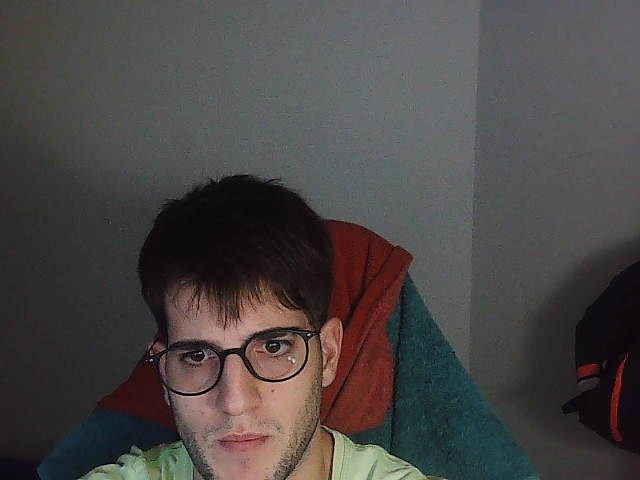
#> input picture StereoVisionDepthEstimation/left_image.jpg, 640 x 480 px, given in place of the camera
$ python main.py
#> lines starting #> are read from the running program, lines starting #| are printed output that depends on the picture; after the words box and inside, x2 and y2 are one past the last pixel; in counts of white or black regions, pixels touching at a corner belong together; long printed decimals are rounded
### StereoVisionDepthEstimation/humanContour/HSV_filter.py
import sys
import cv2
import numpy as np
import time

def add_HSV_filter(frame, camera):
    # Blurring the frame
    blur = cv2.GaussianBlur(frame, (5, 5), 0)

    # Converting RGB to HSV
    hsv = cv2.cvtColor(blur, cv2.COLOR_BGR2HSV)

    # Set color range for human detection based on camera number
    if camera == 1:
        lower_color = np.array([0, 0, 0])
        upper_color = np.array([30, 255, 255])
    else:
        lower_color = np.array([0, 0, 0])
        upper_color = np.array([30, 255, 255])

    # HSV-filter mask
    mask = cv2.inRange(hsv, lower_color, upper_color)

    # Morphological Operation - Opening - Erode followed by Dilate - Remove noise
    mask = cv2.erode(mask, None, iterations=2)
    mask = cv2.dilate(mask, None, iterations=2)

    return mask

### StereoVisionDepthEstimation/humanContour/human_contour.py
import sys
import cv2
import numpy as np
import time
import imutils

def find_person(frame, mask):

    contours, _ = cv2.findContours(mask.copy(), cv2.RETR_EXTERNAL, cv2.CHAIN_APPROX_SIMPLE)
    center = None

    # Only proceed if at least one contour was found
    if len(contours) > 0:
        # Find the largest contour in the mask, then use
        # it to compute the minimum enclosing rectangle and
        # centroid
        c = max(contours, key=cv2.contourArea)
        x,y,w,h = cv2.boundingRect(c)
        M = cv2.moments(c)       #Finds center point
        center = (int(M["m10"] / M["m00"]), int(M["m01"] / M["m00"]))

        # Only proceed if the width and height are greater than a minimum value
        if w > 50 and h > 50:
            # Draw the rectangle and centroid on the frame,
            # then update the list of tracked points
            cv2.rectangle(frame, (x, y), (x + w, y + h), (0, 255, 255), 2)
            cv2.circle(frame, center, 5, (0, 0, 0), -1)

    return center

### StereoVisionDepthEstimation/humanContour/triangulation2.py
import numpy as np
import cv2

def find_depth(right_point, left_point, frame_right, frame_left, baseline, f, alpha):
    # Convert baseline from mm to cm
    baseline_cm = baseline / 10

    # Convert focal length from mm to cm
    f_cm = f / 10

    # Detect keypoints and extract descriptors using SIFT
    sift = cv2.SIFT_create()
    kp1, des1 = sift.detectAndCompute(frame_right, None)
    kp2, des2 = sift.detectAndCompute(frame_left, None)

    # Match keypoints using FLANN matcher
    FLANN_INDEX_KDTREE = 1
    index_params = dict(algorithm=FLANN_INDEX_KDTREE, trees=5)
    search_params = dict()
    flann = cv2.FlannBasedMatcher(index_params, search_params)
    matches = flann.knnMatch(des1, des2, k=2)

    # Apply Lowe's ratio test to filter matches
    good_matches = []
    for m, n in matches:
        if m.distance < 0.7 * n.distance:
            good_matches.append(m)

    # Extract matched keypoints
    points1 = np.float32([kp1[m.queryIdx].pt for m in good_matches]).reshape(-1, 1, 2)
    points2 = np.float32([kp2[m.trainIdx].pt for m in good_matches]).reshape(-1, 1, 2)

    # Find essential matrix using RANSAC algorithm
    E, mask = cv2.findEssentialMat(points1, points2, f_cm, (0, 0), cv2.RANSAC, 0.999, 1.0)

    # Recover relative camera pose from essential matrix
    _, R, t, mask = cv2.recoverPose(E, points1, points2, focal=f_cm, pp=(0, 0))

    # Calculate disparity in pixels
    dist = np.linalg.norm(t)
    disparity = abs(right_point[0] - left_point[0])

    pixel_per_cm = frame_right.shape[1] / 2.54

    # Calculate depth in cm
    zDepth = (f_cm * baseline_cm * pixel_per_cm) / (disparity + alpha)

    return zDepth


# [58 lines of commented-out code are left out]

### StereoVisionDepthEstimation/humanContour/main.py
import sys
import cv2
import numpy as np
import time
import imutils
from matplotlib import pyplot as plt

# Functions
import HSV_filter as hsv
import human_contour as shape
import triangulation2 as tri
#import calibration as calib


# Open both cameras
cap_right = cv2.VideoCapture(0)
cap_left =  cv2.VideoCapture(1)

frame_rate = 120    #Camera frame rate (maximum at 120 fps)

B = 9               #Distance between the cameras [cm]
f = 6               #Camera lense's focal length [mm]
alpha = 56.6        #Camera field of view in the horisontal plane [degrees]


#Initial values
count = -1


while(True):
    count += 1

    ret_right, frame_right = cap_right.read()
#> frame_right is the input picture: shape (480, 640, 3); mean B, G, R 69.9, 70.2, 74.5
    ret_left, frame_left = cap_left.read()

################## CALIBRATION #########################################################

    #frame_right, frame_left = calib.undistorted(frame_right, frame_left)

########################################################################################

    # If cannot catch any frame, break
    if ret_right==False or ret_left==False:
        break

    else:
        # APPLYING HSV-FILTER:
        mask_right = hsv.add_HSV_filter(frame_right, 1)
#> in add_HSV_filter, `hsv = cv2.cvtColor(blur, cv2.COLOR_BGR2HSV)`: hsv: shape (480, 640, 3); mean H, S, V 89.1, 42.1, 78.3
#> in add_HSV_filter, `mask = cv2.inRange(hsv, lower_color, upper_color)`:
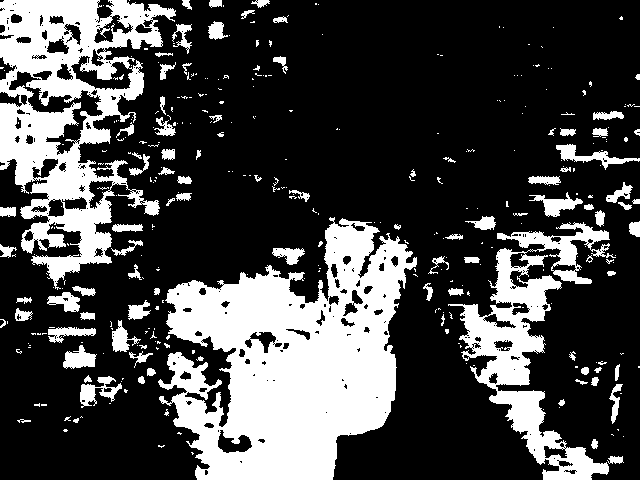
#> mask: shape (480, 640); 27.7% white; 352 white regions (258 under 20 px), largest, box (x1, y1, x2, y2) and area: (158, 217, 417, 480) 39284, (0, 0, 176, 290) 22092, (448, 222, 616, 480) 12054
#> in add_HSV_filter, `mask = cv2.erode(mask, None, iterations=2)`:
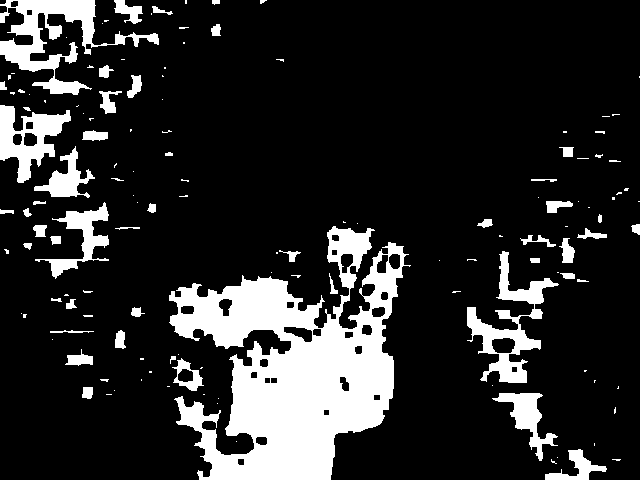
#> mask: shape (480, 640); 16.5% white; 137 white regions (85 under 20 px), largest, box (x1, y1, x2, y2) and area: (169, 226, 411, 480) 30295, (0, 0, 159, 95) 4547, (467, 251, 559, 383) 3381
#> in add_HSV_filter, `mask = cv2.dilate(mask, None, iterations=2)`:
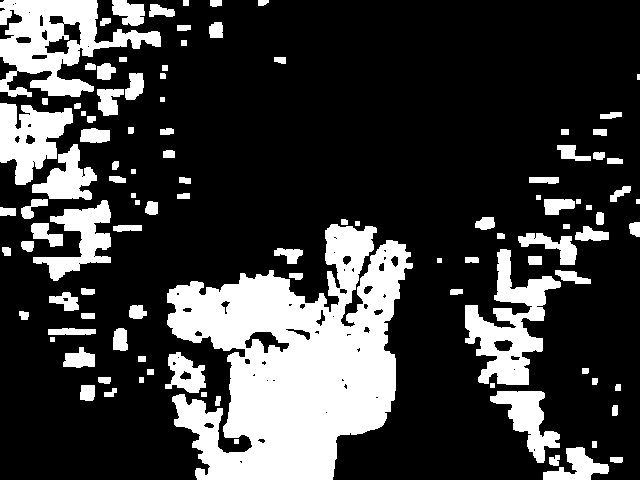
#> mask: shape (480, 640); 24.1% white; 105 white regions (1 under 20 px)
        mask_left = hsv.add_HSV_filter(frame_left, 0)

        # Result-frames after applying HSV-filter mask
        res_right = cv2.bitwise_and(frame_right, frame_right, mask=mask_right)
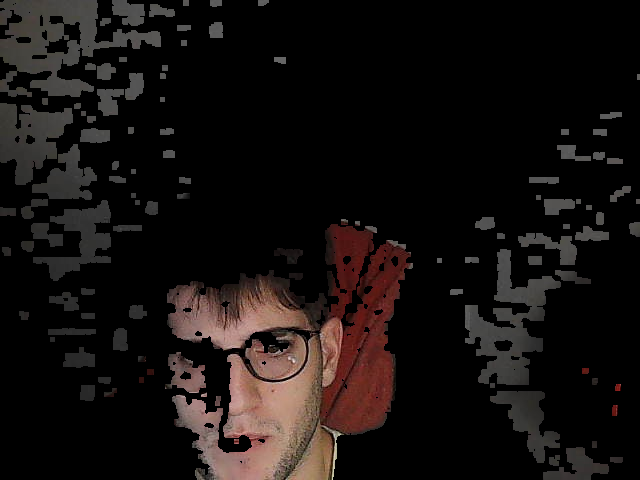
#> res_right: shape (480, 640, 3); mean B, G, R 16, 17.3, 22.3
        res_left = cv2.bitwise_and(frame_left, frame_left, mask=mask_left)

        # APPLYING SHAPE RECOGNITION:
        circles_right = shape.find_person(frame_right, mask_right)
#> in find_person, `contours, _ = cv2.findContours(mask.copy(), cv2.RETR_EXTERNAL, cv2.CHA..`: contours = 105 contours, 14 with area under 20; largest, box (x1, y1, x2, y2) and area: (167, 224, 413, 480) 37044, (0, 0, 161, 97) 7640, (465, 249, 561, 385) 5186, (0, 103, 73, 185) 3432, (33, 200, 111, 281) 2372
#> in find_person, `c = max(contours, key=cv2.contourArea)`: c = contour of 674 points, box (x1, y1, x2, y2) (167, 224, 413, 480), area 37044
#> in find_person, `x,y,w,h = cv2.boundingRect(c)`: x = 167; y = 224; w = 246; h = 256
#> in find_person, `M = cv2.moments(c)`: M = moments, m00 37044, centre m10/m00, m01/m00 = (294.8, 362.3)
#> in find_person, `center = (int(M["m10"] / M["m00"]), int(M["m01"] / M["m00"]))`: center = (294, 362)
#> in find_person, `cv2.circle(frame, center, 5, (0, 0, 0), -1)`:
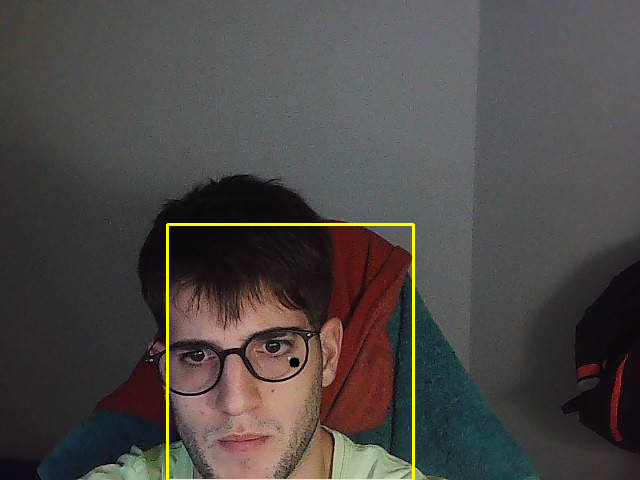
#> frame: shape (480, 640, 3); mean B, G, R 69.4, 71.8, 76
#> circles_right = (294, 362)
        circles_left  = shape.find_person(frame_left, mask_left)
#> circles_left = (294, 362)

        # Hough Transforms can be used aswell or some neural network to do object detection


        ################## CALCULATING BALL DEPTH #########################################################

        # If no ball can be caught in one camera show text "TRACKING LOST"
        if np.all(circles_right) == None or np.all(circles_left) == None:
            cv2.putText(frame_right, "TRACKING LOST", (75,50), cv2.FONT_HERSHEY_SIMPLEX, 0.7, (0,0,255),2)
            cv2.putText(frame_left, "TRACKING LOST", (75,50), cv2.FONT_HERSHEY_SIMPLEX, 0.7, (0,0,255),2)

        else:
            # Function to calculate depth of object. Outputs vector of all depths in case of several balls.
            # All formulas used to find depth is in video presentaion
            depth = tri.find_depth(circles_right, circles_left, frame_right, frame_left, B, f, alpha)
#> in find_depth, `kp1, des1 = sift.detectAndCompute(frame_right, None)`: kp1 = 292 keypoints; strongest (x, y, size): (168, 225, 3.1), (151, 360, 1.8), (294, 362, 6.1), (289, 358, 1.8)
#> in find_depth, `kp2, des2 = sift.detectAndCompute(frame_left, None)`: kp2 has the same summary as kp1
#> in find_depth, `matches = flann.knnMatch(des1, des2, k=2)`: matches = 292 matches
#> in find_depth, `points1 = np.float32([kp1[m.queryIdx].pt for m in good_matches]).resha..`: points1 = 292 rows, first 8: [79.3, 477], [84.71, 472.1], [97, 471.4], [112.5, 458.5], [121.4, 464.4], [122.6, 460.8], [123.1, 457.8], [125.7, 457.8]
#> in find_depth, `points2 = np.float32([kp2[m.trainIdx].pt for m in good_matches]).resha..`: points2 has the same summary as points1
#> in find_depth, `E, mask = cv2.findEssentialMat(points1, points2, f_cm, (0, 0), cv2.RAN..`: E = [[1.86e-17, -0.408, -0.408], [0.408, 7.85e-19, -0.408], [0.408, 0.408, 9.09e-18]]; mask = 292 values from 1 to 1
#> in find_depth, `_, R, t, mask = cv2.recoverPose(E, points1, points2, focal=f_cm, pp=(0..`: R = [[-0.333, -0.667, 0.667], [-0.667, -0.333, -0.667], [0.667, -0.667, -0.333]]; t = [0.577, -0.577, 0.577]; mask = 292 values from 0 to 0
#> in find_depth, `dist = np.linalg.norm(t)`: dist = 1
#> in find_depth, `disparity = abs(right_point[0] - left_point[0])`: disparity = 0
#> in find_depth, `zDepth = (f_cm * baseline_cm * pixel_per_cm) / (disparity + alpha)`: zDepth = 2.4
#> depth = 2.4

            cv2.putText(frame_right, "TRACKING", (75,50), cv2.FONT_HERSHEY_SIMPLEX, 0.7, (124,252,0),2)
            cv2.putText(frame_left, "TRACKING", (75,50), cv2.FONT_HERSHEY_SIMPLEX, 0.7, (124,252,0),2)
            cv2.putText(frame_right, "Distance: " + str(round(depth,3)), (200,50), cv2.FONT_HERSHEY_SIMPLEX, 0.7, (124,252,0),2)
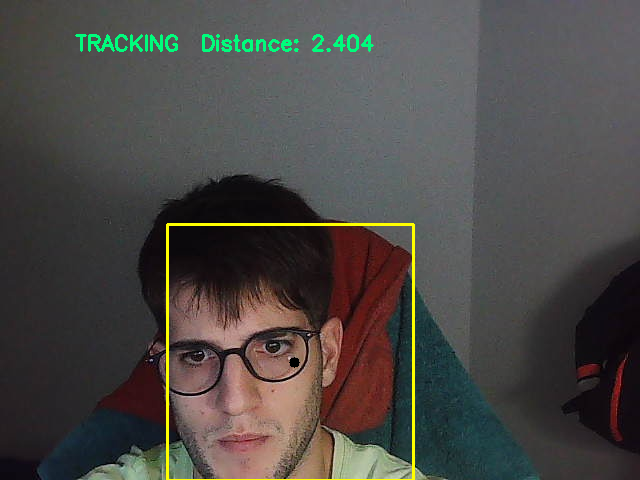
#> frame_right: shape (480, 640, 3); mean B, G, R 69.6, 72.8, 75.4
            cv2.putText(frame_left, "Distance: " + str(round(depth,3)), (200,50), cv2.FONT_HERSHEY_SIMPLEX, 0.7, (124,252,0),2)
            # Multiply computer value with 205.8 to get real-life depth in [cm]. The factor was found manually.
            print("Depth: ", depth)
#| Depth:  2.404


        # Show the frames
        cv2.imshow("frame right", frame_right)
        cv2.imshow("frame left", frame_left)
        cv2.imshow("mask right", mask_right)
        cv2.imshow("mask left", mask_left)


        # Hit "q" to close the window
        if cv2.waitKey(1) & 0xFF == ord('q'):
#> (key q is pressed here)
            break


# Release and destroy all windows before termination
cap_right.release()
cap_left.release()

cv2.destroyAllWindows()

$ run again, on StereoVisionDepthEstimation/right_image.jpg
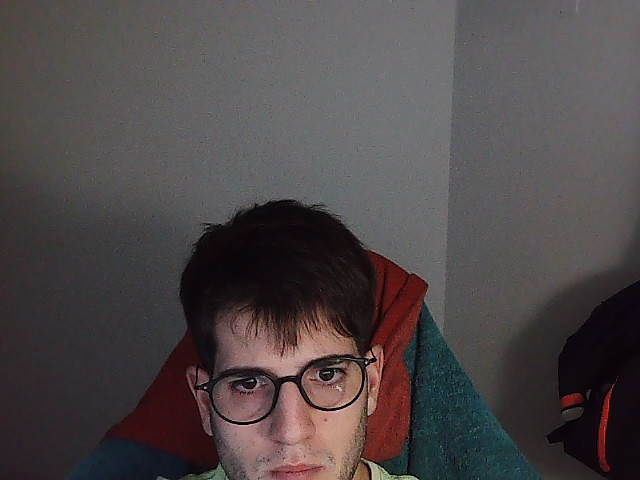
#> input picture StereoVisionDepthEstimation/right_image.jpg, 640 x 480 px, given in place of the camera
#> frame_right is the input picture: shape (480, 640, 3); mean B, G, R 72.2, 71.5, 77.9
#> hsv: shape (480, 640, 3); mean H, S, V 97.2, 40.9, 79.8
#> in add_HSV_filter, `mask = cv2.inRange(hsv, lower_color, upper_color)`:
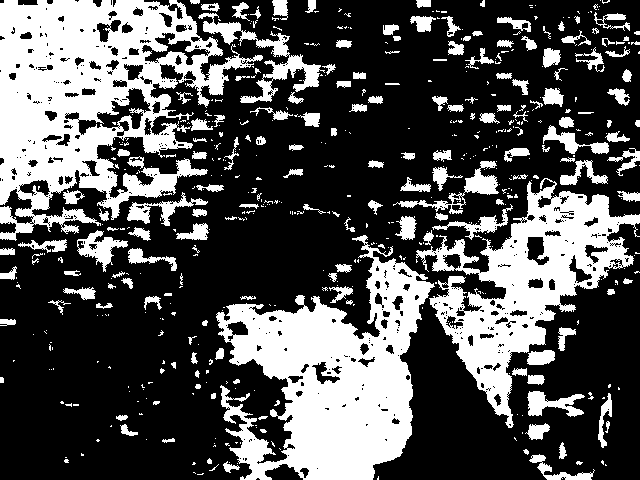
#> mask: shape (480, 640); 32.4% white; 530 white regions (362 under 20 px), largest, box (x1, y1, x2, y2) and area: (0, 0, 263, 241) 30675, (216, 235, 435, 480) 26575, (416, 178, 640, 428) 17904
#> contours = 176 contours, 15 with area under 20; largest, box (x1, y1, x2, y2) and area: (0, 0, 223, 205) 24340, (229, 257, 431, 480) 23626, (445, 193, 640, 415) 14984, (104, 168, 177, 218) 1080, (234, 424, 279, 480) 1018
#> c = contour of 627 points, box (x1, y1, x2, y2) (0, 0, 223, 205), area 24340
#> x = 0; w = 223; h = 205
#> M = moments, m00 24340, centre m10/m00, m01/m00 = (74.82, 83.02)
#> center = (74, 83)
#> kp1 = 242 keypoints; strongest (x, y, size): (346, 405, 2.2), (350, 404, 2.1), (374, 360, 3.5), (223, 205, 3.1)
#> kp2 has the same summary as kp1
#> matches = 242 matches
#> points1 = 242 rows, first 8: [74.28, 83.25], [74.28, 83.25], [74.28, 83.25], [74.28, 83.25], [74.28, 83.25], [74.28, 83.25], [185.9, 378.6], [187.4, 375.4]
#> points2 has the same summary as points1
#> in find_depth, `E, mask = cv2.findEssentialMat(points1, points2, f_cm, (0, 0), cv2.RAN..`: E = [[1.94e-17, -0.408, -0.408], [0.408, 2.07e-17, -0.408], [0.408, 0.408, -3.73e-17]]; mask = 242 values from 1 to 1
#> in find_depth, `_, R, t, mask = cv2.recoverPose(E, points1, points2, focal=f_cm, pp=(0..`: R = [[-0.333, -0.667, 0.667], [-0.667, -0.333, -0.667], [0.667, -0.667, -0.333]]; t = [0.577, -0.577, 0.577]; mask = 242 values from 0 to 0
#> dist = 1
#> disparity = 0
#> zDepth = 2.4
#> `cv2.putText(frame_right, "Distance: " + str(round(depth,3)), (200,50),..`:
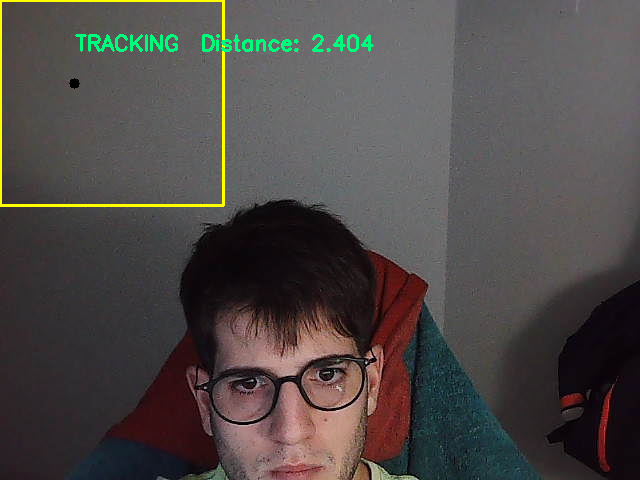
#> frame_right: shape (480, 640, 3); mean B, G, R 71.8, 73.7, 78.4
#| Depth:  2.404
